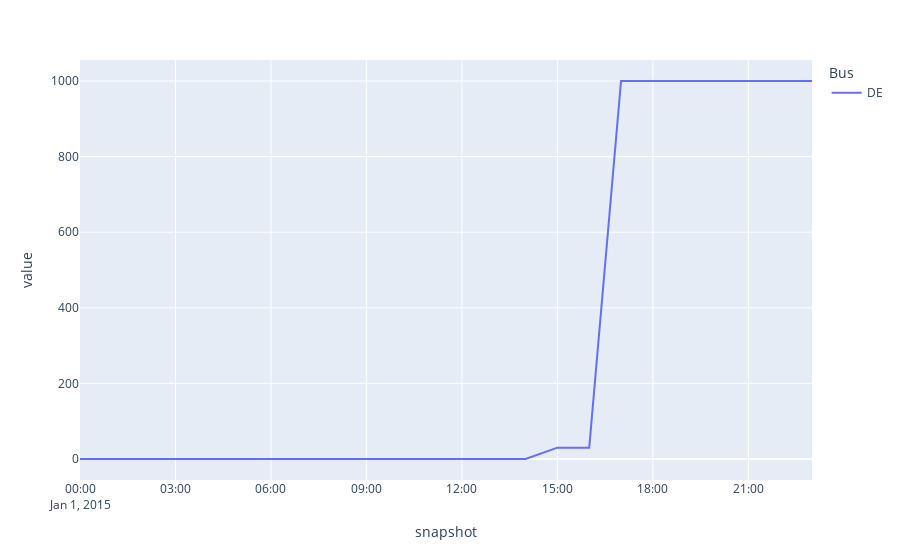

Notebook code cell kept with this figure:
### Code cell
network.buses_t.marginal_price.plot()
